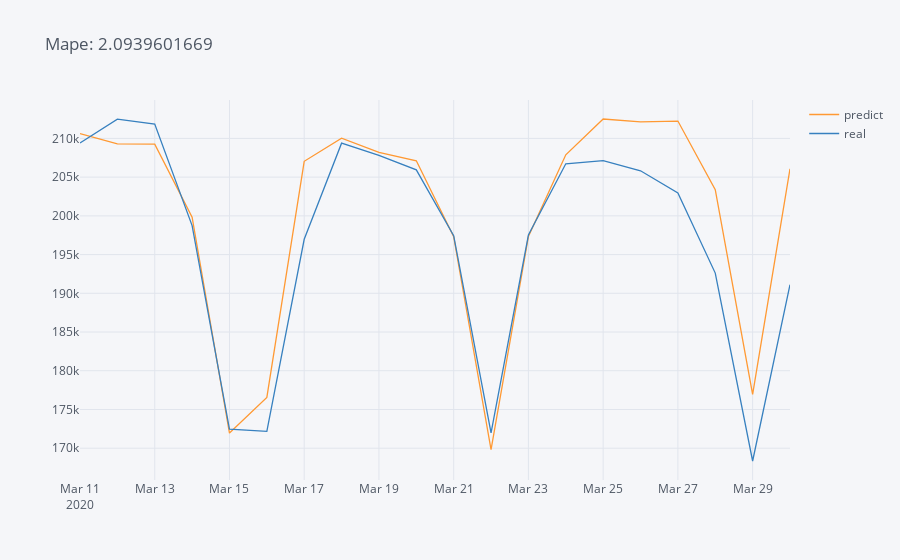

Here is the notebook cell this chart was saved with:
### Markdown cell above
- para graficar

### Code cell
ai = Mape(*ba[["predict", "real"]].values.T)
ba[["predict", "real"]].iplot(title = f"Mape: {ai:.10f}")

### Figure 1 — Plotly figure (JSON) as saved in the notebook; plotly's stock layout.template omitted (floating-point values rounded to 4 significant figures)
{"data": [{"line": {"color": "rgba(255, 153, 51, 1.0)", "dash": "solid", "shape": "linear", "width": 1.3}, "mode": "lines", "name": "predict", "text": "", "type": "scatter", "x": ["2020-03-11", "2020-03-12", "2020-03-13", "2020-03-14", "2020-03-15", "2020-03-16", "2020-03-17", "2020-03-18", "2020-03-19", "2020-03-20", "2020-03-21", "2020-03-22", "2020-03-23", "2020-03-24", "2020-03-25", "2020-03-26", "2020-03-27", "2020-03-28", "2020-03-29", "2020-03-30"], "y": [210600.0, 209300.0, 209300.0, 199800.0, 172000.0, 176600.0, 207000.0, 210000.0, 208200.0, 207100.0, 197300.0, 169800.0, 197300.0, 207900.0, 212500.0, 212100.0, 212200.0, 203400.0, 176900.0, 206100.0]}, {"line": {"color": "rgba(55, 128, 191, 1.0)", "dash": "solid", "shape": "linear", "width": 1.3}, "mode": "lines", "name": "real", "text": "", "type": "scatter", "x": ["2020-03-11", "2020-03-12", "2020-03-13", "2020-03-14", "2020-03-15", "2020-03-16", "2020-03-17", "2020-03-18", "2020-03-19", "2020-03-20", "2020-03-21", "2020-03-22", "2020-03-23", "2020-03-24", "2020-03-25", "2020-03-26", "2020-03-27", "2020-03-28", "2020-03-29", "2020-03-30"], "y": [209400.0, 212500.0, 211800.0, 198700.0, 172500.0, 172200.0, 197000.0, 209400.0, 207800.0, 205900.0, 197400.0, 172000.0, 197500.0, 206700.0, 207100.0, 205800.0, 203000.0, 192600.0, 168300.0, 191100.0]}], "layout": {"legend": {"bgcolor": "#F5F6F9", "font": {"color": "#4D5663"}}, "paper_bgcolor": "#F5F6F9", "plot_bgcolor": "#F5F6F9", "title": {"font": {"color": "#4D5663"}, "text": "Mape: 2.0939601669"}, "xaxis": {"gridcolor": "#E1E5ED", "showgrid": true, "tickfont": {"color": "#4D5663"}, "title": {"font": {"color": "#4D5663"}, "text": ""}, "zerolinecolor": "#E1E5ED"}, "yaxis": {"gridcolor": "#E1E5ED", "showgrid": true, "tickfont": {"color": "#4D5663"}, "title": {"font": {"color": "#4D5663"}, "text": ""}, "zerolinecolor": "#E1E5ED"}}}
